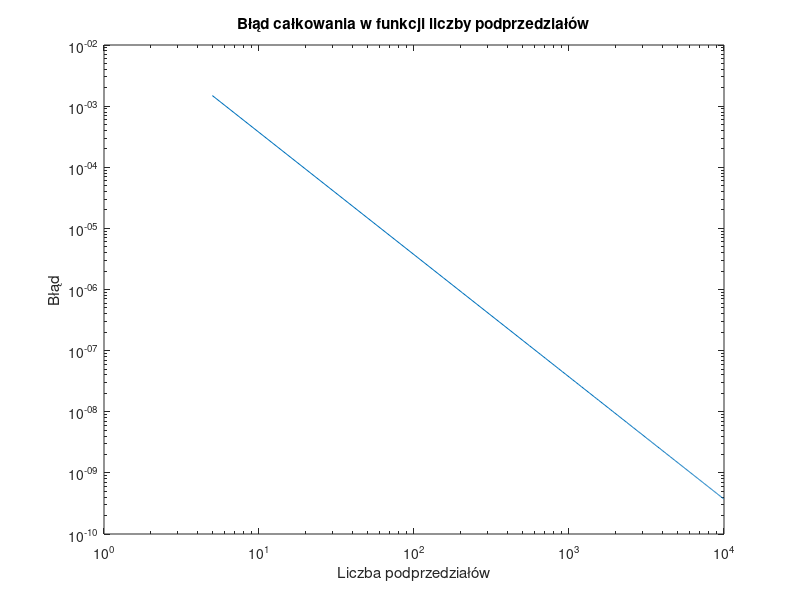

Reproduce this figure in MATLAB.
function [integration_error, Nt, ft_5, integral_1000] = zadanie2()
    % Wartość referencyjna całki
    ref_value = 0.0473612919396179;

    % Wektor liczby podprzedziałów
    Nt = 5:50:10^4;
    error_values = zeros(1, length(Nt));

    % Obliczenie wartości funkcji gęstości prawdopodobieństwa dla t = 5
    ft_5 = probability_density(5);

    % Obliczenie wartości całki dla 1000 podprzedziałów
    integral_1000 = numerical_integration(@probability_density, 1000);

    % Pętla po liczbach podprzedziałów
    for i = 1:length(Nt)
        num_intervals = Nt(i);

        % Obliczenie wartości całki dla num_intervals podprzedziałów
        integration_result = numerical_integration(@probability_density, num_intervals);

        % Obliczenie błędu całkowania
        error_values(i) = abs(integration_result - ref_value);
    end

    % Rysowanie wykresu błędu całkowania
    figure;
    loglog(Nt, error_values);
    title('Błąd całkowania w funkcji liczby podprzedziałów');
    xlabel('Liczba podprzedziałów');
    ylabel('Błąd');

    % Przypisanie wyników do zmiennych wyjściowych
    integration_error = error_values;
    
    % Zapisanie wykresu
    saveas(gcf, 'zadanie2.png');
end

function integral_result = numerical_integration(func_handle, num_divisions)
    integral_result = 0;
    lower_bound = 0;
    upper_bound = 5;
    step_size = (upper_bound - lower_bound) / num_divisions;

    for k = 1:num_divisions
        x_start = lower_bound + (k - 1) * step_size;
        x_end = lower_bound + k * step_size;
        integral_result = integral_result + (func_handle(x_start) + func_handle(x_end)) * 0.5;
    end

    integral_result = integral_result * step_size;
end

function output = probability_density(input)
    stddev = 3;
    mean_value = 10;

    output = 1 / (stddev * sqrt(2 * pi)) * exp(-(input - mean_value)^2 / (2 * stddev^2));
end
